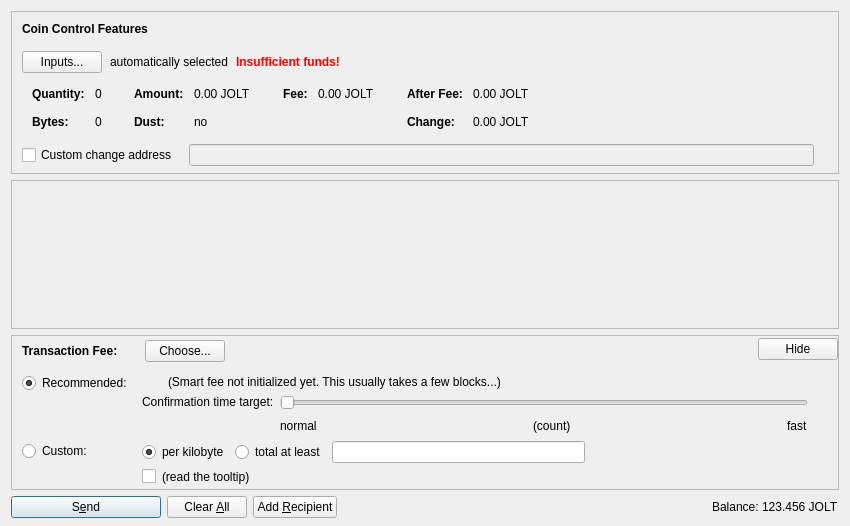
<?xml version="1.0" encoding="UTF-8"?>
<ui version="4.0">
 <class>SendCoinsDialog</class>
 <widget class="QDialog" name="SendCoinsDialog">
  <property name="geometry">
   <rect>
    <x>0</x>
    <y>0</y>
    <width>850</width>
    <height>526</height>
   </rect>
  </property>
  <property name="windowTitle">
   <string>Send Coins</string>
  </property>
  <layout class="QVBoxLayout" name="verticalLayout" stretch="0,1,0,0">
   <property name="bottomMargin">
    <number>8</number>
   </property>
   <item>
    <widget class="QFrame" name="frameCoinControl">
     <property name="sizePolicy">
      <sizepolicy hsizetype="Expanding" vsizetype="Expanding">
       <horstretch>0</horstretch>
       <verstretch>0</verstretch>
      </sizepolicy>
     </property>
     <property name="maximumSize">
      <size>
       <width>16777215</width>
       <height>16777215</height>
      </size>
     </property>
     <property name="frameShape">
      <enum>QFrame::StyledPanel</enum>
     </property>
     <property name="frameShadow">
      <enum>QFrame::Sunken</enum>
     </property>
     <layout class="QVBoxLayout" name="verticalLayoutCoinControl2">
      <property name="spacing">
       <number>0</number>
      </property>
      <property name="leftMargin">
       <number>0</number>
      </property>
      <property name="topMargin">
       <number>0</number>
      </property>
      <property name="rightMargin">
       <number>0</number>
      </property>
      <property name="bottomMargin">
       <number>6</number>
      </property>
      <item>
       <layout class="QVBoxLayout" name="verticalLayoutCoinControl" stretch="0,0,0,0,1">
        <property name="spacing">
         <number>0</number>
        </property>
        <property name="leftMargin">
         <number>10</number>
        </property>
        <property name="topMargin">
         <number>10</number>
        </property>
        <item>
         <layout class="QHBoxLayout" name="horizontalLayoutCoinControl1">
          <property name="bottomMargin">
           <number>15</number>
          </property>
          <item>
           <widget class="QLabel" name="labelCoinControlFeatures">
            <property name="sizePolicy">
             <sizepolicy hsizetype="Preferred" vsizetype="Maximum">
              <horstretch>0</horstretch>
              <verstretch>0</verstretch>
             </sizepolicy>
            </property>
            <property name="font">
             <font>
              <weight>75</weight>
              <bold>true</bold>
             </font>
            </property>
            <property name="styleSheet">
             <string notr="true">font-weight:bold;</string>
            </property>
            <property name="text">
             <string>Coin Control Features</string>
            </property>
           </widget>
          </item>
         </layout>
        </item>
        <item>
         <layout class="QHBoxLayout" name="horizontalLayoutCoinControl2" stretch="0,0,0,0">
          <property name="spacing">
           <number>8</number>
          </property>
          <property name="bottomMargin">
           <number>10</number>
          </property>
          <item>
           <widget class="QPushButton" name="pushButtonCoinControl">
            <property name="styleSheet">
             <string notr="true"/>
            </property>
            <property name="text">
             <string>Inputs...</string>
            </property>
            <property name="autoDefault">
             <bool>false</bool>
            </property>
           </widget>
          </item>
          <item>
           <widget class="QLabel" name="labelCoinControlAutomaticallySelected">
            <property name="text">
             <string>automatically selected</string>
            </property>
            <property name="margin">
             <number>5</number>
            </property>
           </widget>
          </item>
          <item>
           <widget class="QLabel" name="labelCoinControlInsuffFunds">
            <property name="font">
             <font>
              <weight>75</weight>
              <bold>true</bold>
             </font>
            </property>
            <property name="styleSheet">
             <string notr="true">color:red;font-weight:bold;</string>
            </property>
            <property name="text">
             <string>Insufficient funds!</string>
            </property>
            <property name="margin">
             <number>5</number>
            </property>
           </widget>
          </item>
          <item>
           <spacer name="horizontalSpacerCoinControl">
            <property name="orientation">
             <enum>Qt::Horizontal</enum>
            </property>
            <property name="sizeHint" stdset="0">
             <size>
              <width>40</width>
              <height>1</height>
             </size>
            </property>
           </spacer>
          </item>
         </layout>
        </item>
        <item>
         <widget class="QWidget" name="widgetCoinControl" native="true">
          <property name="sizePolicy">
           <sizepolicy hsizetype="Preferred" vsizetype="Preferred">
            <horstretch>0</horstretch>
            <verstretch>0</verstretch>
           </sizepolicy>
          </property>
          <property name="minimumSize">
           <size>
            <width>0</width>
            <height>0</height>
           </size>
          </property>
          <property name="styleSheet">
           <string notr="true"/>
          </property>
          <layout class="QHBoxLayout" name="horizontalLayoutCoinControl5">
           <property name="leftMargin">
            <number>0</number>
           </property>
           <property name="topMargin">
            <number>0</number>
           </property>
           <property name="rightMargin">
            <number>0</number>
           </property>
           <property name="bottomMargin">
            <number>0</number>
           </property>
           <item>
            <layout class="QHBoxLayout" name="horizontalLayoutCoinControl3" stretch="0,0,0,1">
             <property name="spacing">
              <number>20</number>
             </property>
             <property name="topMargin">
              <number>0</number>
             </property>
             <property name="bottomMargin">
              <number>10</number>
             </property>
             <item>
              <layout class="QFormLayout" name="formLayoutCoinControl1">
               <property name="horizontalSpacing">
                <number>10</number>
               </property>
               <property name="verticalSpacing">
                <number>14</number>
               </property>
               <property name="leftMargin">
                <number>10</number>
               </property>
               <property name="topMargin">
                <number>4</number>
               </property>
               <property name="rightMargin">
                <number>6</number>
               </property>
               <item row="0" column="0">
                <widget class="QLabel" name="labelCoinControlQuantityText">
                 <property name="font">
                  <font>
                   <weight>75</weight>
                   <bold>true</bold>
                  </font>
                 </property>
                 <property name="text">
                  <string>Quantity:</string>
                 </property>
                 <property name="margin">
                  <number>0</number>
                 </property>
                </widget>
               </item>
               <item row="0" column="1">
                <widget class="QLabel" name="labelCoinControlQuantity">
                 <property name="cursor">
                  <cursorShape>IBeamCursor</cursorShape>
                 </property>
                 <property name="contextMenuPolicy">
                  <enum>Qt::ActionsContextMenu</enum>
                 </property>
                 <property name="text">
                  <string notr="true">0</string>
                 </property>
                 <property name="margin">
                  <number>0</number>
                 </property>
                 <property name="textInteractionFlags">
                  <set>Qt::LinksAccessibleByMouse|Qt::TextSelectableByKeyboard|Qt::TextSelectableByMouse</set>
                 </property>
                </widget>
               </item>
               <item row="1" column="0">
                <widget class="QLabel" name="labelCoinControlBytesText">
                 <property name="font">
                  <font>
                   <weight>75</weight>
                   <bold>true</bold>
                  </font>
                 </property>
                 <property name="text">
                  <string>Bytes:</string>
                 </property>
                </widget>
               </item>
               <item row="1" column="1">
                <widget class="QLabel" name="labelCoinControlBytes">
                 <property name="cursor">
                  <cursorShape>IBeamCursor</cursorShape>
                 </property>
                 <property name="contextMenuPolicy">
                  <enum>Qt::ActionsContextMenu</enum>
                 </property>
                 <property name="text">
                  <string notr="true">0</string>
                 </property>
                 <property name="textInteractionFlags">
                  <set>Qt::LinksAccessibleByMouse|Qt::TextSelectableByKeyboard|Qt::TextSelectableByMouse</set>
                 </property>
                </widget>
               </item>
              </layout>
             </item>
             <item>
              <layout class="QFormLayout" name="formLayoutCoinControl2">
               <property name="horizontalSpacing">
                <number>10</number>
               </property>
               <property name="verticalSpacing">
                <number>14</number>
               </property>
               <property name="leftMargin">
                <number>6</number>
               </property>
               <property name="topMargin">
                <number>4</number>
               </property>
               <property name="rightMargin">
                <number>6</number>
               </property>
               <item row="0" column="0">
                <widget class="QLabel" name="labelCoinControlAmountText">
                 <property name="font">
                  <font>
                   <weight>75</weight>
                   <bold>true</bold>
                  </font>
                 </property>
                 <property name="text">
                  <string>Amount:</string>
                 </property>
                 <property name="margin">
                  <number>0</number>
                 </property>
                </widget>
               </item>
               <item row="0" column="1">
                <widget class="QLabel" name="labelCoinControlAmount">
                 <property name="cursor">
                  <cursorShape>IBeamCursor</cursorShape>
                 </property>
                 <property name="contextMenuPolicy">
                  <enum>Qt::ActionsContextMenu</enum>
                 </property>
                 <property name="text">
                  <string notr="true">0.00 JOLT</string>
                 </property>
                 <property name="textInteractionFlags">
                  <set>Qt::LinksAccessibleByMouse|Qt::TextSelectableByKeyboard|Qt::TextSelectableByMouse</set>
                 </property>
                </widget>
               </item>
               <item row="1" column="0">
                <widget class="QLabel" name="labelCoinControlLowOutputText">
                 <property name="font">
                  <font>
                   <weight>75</weight>
                   <bold>true</bold>
                  </font>
                 </property>
                 <property name="text">
                  <string>Dust:</string>
                 </property>
                </widget>
               </item>
               <item row="1" column="1">
                <widget class="QLabel" name="labelCoinControlLowOutput">
                 <property name="cursor">
                  <cursorShape>IBeamCursor</cursorShape>
                 </property>
                 <property name="contextMenuPolicy">
                  <enum>Qt::ActionsContextMenu</enum>
                 </property>
                 <property name="text">
                  <string notr="true">no</string>
                 </property>
                 <property name="textInteractionFlags">
                  <set>Qt::LinksAccessibleByMouse|Qt::TextSelectableByKeyboard|Qt::TextSelectableByMouse</set>
                 </property>
                </widget>
               </item>
              </layout>
             </item>
             <item>
              <layout class="QFormLayout" name="formLayoutCoinControl3">
               <property name="horizontalSpacing">
                <number>10</number>
               </property>
               <property name="verticalSpacing">
                <number>14</number>
               </property>
               <property name="leftMargin">
                <number>6</number>
               </property>
               <property name="topMargin">
                <number>4</number>
               </property>
               <property name="rightMargin">
                <number>6</number>
               </property>
               <item row="0" column="0">
                <widget class="QLabel" name="labelCoinControlFeeText">
                 <property name="font">
                  <font>
                   <weight>75</weight>
                   <bold>true</bold>
                  </font>
                 </property>
                 <property name="text">
                  <string>Fee:</string>
                 </property>
                 <property name="margin">
                  <number>0</number>
                 </property>
                </widget>
               </item>
               <item row="0" column="1">
                <widget class="QLabel" name="labelCoinControlFee">
                 <property name="cursor">
                  <cursorShape>IBeamCursor</cursorShape>
                 </property>
                 <property name="contextMenuPolicy">
                  <enum>Qt::ActionsContextMenu</enum>
                 </property>
                 <property name="text">
                  <string notr="true">0.00 JOLT</string>
                 </property>
                 <property name="textInteractionFlags">
                  <set>Qt::LinksAccessibleByMouse|Qt::TextSelectableByKeyboard|Qt::TextSelectableByMouse</set>
                 </property>
                </widget>
               </item>
              </layout>
             </item>
             <item>
              <layout class="QFormLayout" name="formLayoutCoinControl4">
               <property name="horizontalSpacing">
                <number>10</number>
               </property>
               <property name="verticalSpacing">
                <number>14</number>
               </property>
               <property name="leftMargin">
                <number>6</number>
               </property>
               <property name="topMargin">
                <number>4</number>
               </property>
               <property name="rightMargin">
                <number>6</number>
               </property>
               <item row="0" column="0">
                <widget class="QLabel" name="labelCoinControlAfterFeeText">
                 <property name="font">
                  <font>
                   <weight>75</weight>
                   <bold>true</bold>
                  </font>
                 </property>
                 <property name="text">
                  <string>After Fee:</string>
                 </property>
                 <property name="margin">
                  <number>0</number>
                 </property>
                </widget>
               </item>
               <item row="0" column="1">
                <widget class="QLabel" name="labelCoinControlAfterFee">
                 <property name="cursor">
                  <cursorShape>IBeamCursor</cursorShape>
                 </property>
                 <property name="contextMenuPolicy">
                  <enum>Qt::ActionsContextMenu</enum>
                 </property>
                 <property name="text">
                  <string notr="true">0.00 JOLT</string>
                 </property>
                 <property name="textInteractionFlags">
                  <set>Qt::LinksAccessibleByMouse|Qt::TextSelectableByKeyboard|Qt::TextSelectableByMouse</set>
                 </property>
                </widget>
               </item>
               <item row="1" column="0">
                <widget class="QLabel" name="labelCoinControlChangeText">
                 <property name="font">
                  <font>
                   <weight>75</weight>
                   <bold>true</bold>
                  </font>
                 </property>
                 <property name="text">
                  <string>Change:</string>
                 </property>
                </widget>
               </item>
               <item row="1" column="1">
                <widget class="QLabel" name="labelCoinControlChange">
                 <property name="cursor">
                  <cursorShape>IBeamCursor</cursorShape>
                 </property>
                 <property name="contextMenuPolicy">
                  <enum>Qt::ActionsContextMenu</enum>
                 </property>
                 <property name="text">
                  <string notr="true">0.00 JOLT</string>
                 </property>
                 <property name="textInteractionFlags">
                  <set>Qt::LinksAccessibleByMouse|Qt::TextSelectableByKeyboard|Qt::TextSelectableByMouse</set>
                 </property>
                </widget>
               </item>
              </layout>
             </item>
            </layout>
           </item>
          </layout>
         </widget>
        </item>
        <item>
         <layout class="QHBoxLayout" name="horizontalLayoutCoinControl4" stretch="0,0,0">
          <property name="spacing">
           <number>12</number>
          </property>
          <property name="sizeConstraint">
           <enum>QLayout::SetDefaultConstraint</enum>
          </property>
          <property name="topMargin">
           <number>5</number>
          </property>
          <property name="rightMargin">
           <number>5</number>
          </property>
          <item>
           <widget class="QCheckBox" name="checkBoxCoinControlChange">
            <property name="toolTip">
             <string>If this is activated, but the change address is empty or invalid, change will be sent to a newly generated address.</string>
            </property>
            <property name="text">
             <string>Custom change address</string>
            </property>
           </widget>
          </item>
          <item>
           <widget class="QValidatedLineEdit" name="lineEditCoinControlChange">
            <property name="enabled">
             <bool>false</bool>
            </property>
            <property name="sizePolicy">
             <sizepolicy hsizetype="Expanding" vsizetype="Fixed">
              <horstretch>0</horstretch>
              <verstretch>0</verstretch>
             </sizepolicy>
            </property>
           </widget>
          </item>
          <item>
           <widget class="QLabel" name="labelCoinControlChangeLabel">
            <property name="sizePolicy">
             <sizepolicy hsizetype="Preferred" vsizetype="Expanding">
              <horstretch>0</horstretch>
              <verstretch>0</verstretch>
             </sizepolicy>
            </property>
            <property name="minimumSize">
             <size>
              <width>0</width>
              <height>0</height>
             </size>
            </property>
            <property name="text">
             <string/>
            </property>
            <property name="margin">
             <number>3</number>
            </property>
           </widget>
          </item>
         </layout>
        </item>
        <item>
         <spacer name="verticalSpacerCoinControl">
          <property name="orientation">
           <enum>Qt::Vertical</enum>
          </property>
          <property name="sizeHint" stdset="0">
           <size>
            <width>800</width>
            <height>1</height>
           </size>
          </property>
         </spacer>
        </item>
       </layout>
      </item>
     </layout>
    </widget>
   </item>
   <item>
    <widget class="QScrollArea" name="scrollArea">
     <property name="widgetResizable">
      <bool>true</bool>
     </property>
     <widget class="QWidget" name="scrollAreaWidgetContents">
      <property name="geometry">
       <rect>
        <x>0</x>
        <y>0</y>
        <width>830</width>
        <height>104</height>
       </rect>
      </property>
      <layout class="QVBoxLayout" name="verticalLayout_2" stretch="0,1">
       <property name="leftMargin">
        <number>0</number>
       </property>
       <property name="topMargin">
        <number>0</number>
       </property>
       <property name="rightMargin">
        <number>0</number>
       </property>
       <property name="bottomMargin">
        <number>0</number>
       </property>
       <item>
        <layout class="QVBoxLayout" name="entries">
         <property name="spacing">
          <number>6</number>
         </property>
        </layout>
       </item>
       <item>
        <spacer name="verticalSpacer">
         <property name="orientation">
          <enum>Qt::Vertical</enum>
         </property>
         <property name="sizeHint" stdset="0">
          <size>
           <width>20</width>
           <height>40</height>
          </size>
         </property>
        </spacer>
       </item>
      </layout>
     </widget>
    </widget>
   </item>
   <item>
    <widget class="QFrame" name="frameFee">
     <property name="sizePolicy">
      <sizepolicy hsizetype="Expanding" vsizetype="Expanding">
       <horstretch>0</horstretch>
       <verstretch>0</verstretch>
      </sizepolicy>
     </property>
     <property name="maximumSize">
      <size>
       <width>16777215</width>
       <height>16777215</height>
      </size>
     </property>
     <property name="frameShape">
      <enum>QFrame::StyledPanel</enum>
     </property>
     <property name="frameShadow">
      <enum>QFrame::Sunken</enum>
     </property>
     <layout class="QVBoxLayout" name="verticalLayoutFee1">
      <property name="spacing">
       <number>0</number>
      </property>
      <property name="leftMargin">
       <number>0</number>
      </property>
      <property name="topMargin">
       <number>0</number>
      </property>
      <property name="rightMargin">
       <number>0</number>
      </property>
      <property name="bottomMargin">
       <number>0</number>
      </property>
      <item>
       <layout class="QVBoxLayout" name="verticalLayoutFee2" stretch="0,0,0">
        <property name="spacing">
         <number>0</number>
        </property>
        <property name="leftMargin">
         <number>10</number>
        </property>
        <property name="topMargin">
         <number>0</number>
        </property>
        <item>
         <layout class="QHBoxLayout" name="horizontalLayoutFee1">
          <property name="bottomMargin">
           <number>0</number>
          </property>
          <item>
           <layout class="QVBoxLayout" name="verticalLayoutFee7">
            <property name="spacing">
             <number>0</number>
            </property>
            <item>
             <spacer name="verticalSpacerSmartFee">
              <property name="orientation">
               <enum>Qt::Vertical</enum>
              </property>
              <property name="sizeType">
               <enum>QSizePolicy::Fixed</enum>
              </property>
              <property name="sizeHint" stdset="0">
               <size>
                <width>1</width>
                <height>4</height>
               </size>
              </property>
             </spacer>
            </item>
            <item>
             <layout class="QHBoxLayout" name="horizontalLayoutSmartFee">
              <property name="spacing">
               <number>10</number>
              </property>
              <item>
               <widget class="QLabel" name="labelFeeHeadline">
                <property name="sizePolicy">
                 <sizepolicy hsizetype="Preferred" vsizetype="Maximum">
                  <horstretch>0</horstretch>
                  <verstretch>0</verstretch>
                 </sizepolicy>
                </property>
                <property name="font">
                 <font>
                  <weight>75</weight>
                  <bold>true</bold>
                 </font>
                </property>
                <property name="styleSheet">
                 <string notr="true">font-weight:bold;</string>
                </property>
                <property name="text">
                 <string>Transaction Fee:</string>
                </property>
               </widget>
              </item>
              <item>
               <widget class="QLabel" name="labelFeeMinimized">
                <property name="text">
                 <string/>
                </property>
               </widget>
              </item>
              <item>
               <widget class="QPushButton" name="buttonChooseFee">
                <property name="text">
                 <string>Choose...</string>
                </property>
               </widget>
              </item>
             </layout>
            </item>
            <item>
             <spacer name="verticalSpacer_5">
              <property name="orientation">
               <enum>Qt::Vertical</enum>
              </property>
              <property name="sizeHint" stdset="0">
               <size>
                <width>1</width>
                <height>1</height>
               </size>
              </property>
             </spacer>
            </item>
           </layout>
          </item>
          <item>
           <spacer name="horizontalSpacer_4">
            <property name="orientation">
             <enum>Qt::Horizontal</enum>
            </property>
            <property name="sizeHint" stdset="0">
             <size>
              <width>40</width>
              <height>20</height>
             </size>
            </property>
           </spacer>
          </item>
          <item>
           <widget class="QPushButton" name="buttonMinimizeFee">
            <property name="toolTip">
             <string>collapse fee-settings</string>
            </property>
            <property name="text">
             <string>Hide</string>
            </property>
           </widget>
          </item>
         </layout>
        </item>
        <item>
         <widget class="QFrame" name="frameFeeSelection">
          <layout class="QVBoxLayout" name="verticalLayoutFee12">
           <property name="spacing">
            <number>0</number>
           </property>
           <property name="leftMargin">
            <number>0</number>
           </property>
           <property name="topMargin">
            <number>0</number>
           </property>
           <property name="rightMargin">
            <number>0</number>
           </property>
           <property name="bottomMargin">
            <number>0</number>
           </property>
           <item>
            <layout class="QGridLayout" name="gridLayoutFee">
             <property name="topMargin">
              <number>10</number>
             </property>
             <property name="bottomMargin">
              <number>4</number>
             </property>
             <property name="horizontalSpacing">
              <number>10</number>
             </property>
             <property name="verticalSpacing">
              <number>4</number>
             </property>
             <item row="1" column="1">
              <layout class="QVBoxLayout" name="verticalLayoutFee8">
               <property name="spacing">
                <number>6</number>
               </property>
               <item>
                <layout class="QHBoxLayout" name="horizontalLayoutFee13">
                 <item>
                  <widget class="QRadioButton" name="radioCustomPerKilobyte">
                   <property name="toolTip">
                    <string>If the custom fee is set to 1000 satoshis and the transaction is only 250 bytes, then &quot;per kilobyte&quot; only pays 250 satoshis in fee, while &quot;total at least&quot; pays 1000 satoshis. For transactions bigger than a kilobyte both pay by kilobyte.</string>
                   </property>
                   <property name="text">
                    <string>per kilobyte</string>
                   </property>
                   <property name="checked">
                    <bool>true</bool>
                   </property>
                   <attribute name="buttonGroup">
                    <string notr="true">groupCustomFee</string>
                   </attribute>
                  </widget>
                 </item>
                 <item>
                  <widget class="QRadioButton" name="radioCustomAtLeast">
                   <property name="toolTip">
                    <string>If the custom fee is set to 1000 satoshis and the transaction is only 250 bytes, then &quot;per kilobyte&quot; only pays 250 satoshis in fee, while &quot;total at least&quot; pays 1000 satoshis. For transactions bigger than a kilobyte both pay by kilobyte.</string>
                   </property>
                   <property name="text">
                    <string>total at least</string>
                   </property>
                   <attribute name="buttonGroup">
                    <string notr="true">groupCustomFee</string>
                   </attribute>
                  </widget>
                 </item>
                 <item>
                  <widget class="BitcoinAmountField" name="customFee"/>
                 </item>
                 <item>
                  <spacer name="horizontalSpacer_6">
                   <property name="orientation">
                    <enum>Qt::Horizontal</enum>
                   </property>
                   <property name="sizeHint" stdset="0">
                    <size>
                     <width>1</width>
                     <height>1</height>
                    </size>
                   </property>
                  </spacer>
                 </item>
                </layout>
               </item>
               <item>
                <layout class="QHBoxLayout" name="horizontalLayoutFee8">
                 <item>
                  <widget class="QCheckBox" name="checkBoxMinimumFee">
                   <property name="toolTip">
                    <string>Paying only the minimum fee is just fine as long as there is less transaction volume than space in the blocks. But be aware that this can end up in a never confirming transaction once there is more demand for jolt transactions than the network can process.</string>
                   </property>
                   <property name="text">
                    <string/>
                   </property>
                  </widget>
                 </item>
                 <item>
                  <widget class="QLabel" name="labelMinFeeWarning">
                   <property name="enabled">
                    <bool>true</bool>
                   </property>
                   <property name="toolTip">
                    <string>Paying only the minimum fee is just fine as long as there is less transaction volume than space in the blocks. But be aware that this can end up in a never confirming transaction once there is more demand for jolt transactions than the network can process.</string>
                   </property>
                   <property name="text">
                    <string>(read the tooltip)</string>
                   </property>
                   <property name="margin">
                    <number>5</number>
                   </property>
                  </widget>
                 </item>
                 <item>
                  <spacer name="horizontalSpacer_2">
                   <property name="orientation">
                    <enum>Qt::Horizontal</enum>
                   </property>
                   <property name="sizeHint" stdset="0">
                    <size>
                     <width>1</width>
                     <height>1</height>
                    </size>
                   </property>
                  </spacer>
                 </item>
                </layout>
               </item>
              </layout>
             </item>
             <item row="0" column="0">
              <layout class="QVBoxLayout" name="verticalLayoutFee4" stretch="0,1">
               <item>
                <widget class="QRadioButton" name="radioSmartFee">
                 <property name="text">
                  <string>Recommended:</string>
                 </property>
                 <property name="checked">
                  <bool>true</bool>
                 </property>
                 <attribute name="buttonGroup">
                  <string notr="true">groupFee</string>
                 </attribute>
                </widget>
               </item>
               <item>
                <spacer name="verticalSpacer_2">
                 <property name="orientation">
                  <enum>Qt::Vertical</enum>
                 </property>
                 <property name="sizeHint" stdset="0">
                  <size>
                   <width>1</width>
                   <height>1</height>
                  </size>
                 </property>
                </spacer>
               </item>
              </layout>
             </item>
             <item row="1" column="0">
              <layout class="QVBoxLayout" name="verticalLayoutFee9" stretch="0,1">
               <item>
                <widget class="QRadioButton" name="radioCustomFee">
                 <property name="text">
                  <string>Custom:</string>
                 </property>
                 <attribute name="buttonGroup">
                  <string notr="true">groupFee</string>
                 </attribute>
                </widget>
               </item>
               <item>
                <spacer name="verticalSpacer_6">
                 <property name="orientation">
                  <enum>Qt::Vertical</enum>
                 </property>
                 <property name="sizeHint" stdset="0">
                  <size>
                   <width>1</width>
                   <height>1</height>
                  </size>
                 </property>
                </spacer>
               </item>
              </layout>
             </item>
             <item row="0" column="1">
              <layout class="QVBoxLayout" name="verticalLayoutFee3" stretch="0,0,1">
               <property name="spacing">
                <number>6</number>
               </property>
               <property name="topMargin">
                <number>2</number>
               </property>
               <item>
                <layout class="QHBoxLayout" name="horizontalLayoutFee12">
                 <item>
                  <widget class="QLabel" name="labelSmartFee">
                   <property name="text">
                    <string/>
                   </property>
                   <property name="margin">
                    <number>2</number>
                   </property>
                  </widget>
                 </item>
                 <item>
                  <widget class="QLabel" name="labelFeeEstimation">
                   <property name="text">
                    <string/>
                   </property>
                  </widget>
                 </item>
                 <item>
                  <widget class="QLabel" name="labelSmartFee2">
                   <property name="text">
                    <string>(Smart fee not initialized yet. This usually takes a few blocks...)</string>
                   </property>
                   <property name="margin">
                    <number>2</number>
                   </property>
                  </widget>
                 </item>
                 <item>
                  <spacer name="horizontalSpacer_5">
                   <property name="orientation">
                    <enum>Qt::Horizontal</enum>
                   </property>
                   <property name="sizeHint" stdset="0">
                    <size>
                     <width>1</width>
                     <height>1</height>
                    </size>
                   </property>
                  </spacer>
                 </item>
                </layout>
               </item>
               <item>
                <layout class="QHBoxLayout" name="horizontalLayoutFee9">
                 <item>
                  <layout class="QVBoxLayout" name="verticalLayoutFee6">
                   <item>
                    <widget class="QLabel" name="labelSmartFee3">
                     <property name="text">
                      <string>Confirmation time target:</string>
                     </property>
                     <property name="margin">
                      <number>2</number>
                     </property>
                    </widget>
                   </item>
                   <item>
                    <spacer name="verticalSpacer_3">
                     <property name="orientation">
                      <enum>Qt::Vertical</enum>
                     </property>
                     <property name="sizeHint" stdset="0">
                      <size>
                       <width>1</width>
                       <height>1</height>
                      </size>
                     </property>
                    </spacer>
                   </item>
                  </layout>
                 </item>
                 <item>
                  <layout class="QVBoxLayout" name="verticalLayoutFee5">
                   <property name="rightMargin">
                    <number>30</number>
                   </property>
                   <item>
                    <widget class="QSlider" name="sliderSmartFee">
                     <property name="minimum">
                      <number>0</number>
                     </property>
                     <property name="maximum">
                      <number>23</number>
                     </property>
                     <property name="pageStep">
                      <number>1</number>
                     </property>
                     <property name="value">
                      <number>0</number>
                     </property>
                     <property name="orientation">
                      <enum>Qt::Horizontal</enum>
                     </property>
                     <property name="invertedAppearance">
                      <bool>false</bool>
                     </property>
                     <property name="invertedControls">
                      <bool>false</bool>
                     </property>
                     <property name="tickPosition">
                      <enum>QSlider::NoTicks</enum>
                     </property>
                    </widget>
                   </item>
                   <item>
                    <layout class="QHBoxLayout" name="horizontalLayoutFee10">
                     <item>
                      <widget class="QLabel" name="labelSmartFeeNormal">
                       <property name="text">
                        <string>normal</string>
                       </property>
                      </widget>
                     </item>
                     <item>
                      <spacer name="horizontalSpacer_7">
                       <property name="orientation">
                        <enum>Qt::Horizontal</enum>
                       </property>
                       <property name="sizeHint" stdset="0">
                        <size>
                         <width>40</width>
                         <height>20</height>
                        </size>
                       </property>
                      </spacer>
                     </item>
                     <item>
                      <widget class="QLabel" name="confirmationTargetLabel">
                       <property name="text">
                        <string notr="true">(count)</string>
                       </property>
                      </widget>
                     </item>
                     <item>
                      <spacer name="horizontalSpacer_3">
                       <property name="orientation">
                        <enum>Qt::Horizontal</enum>
                       </property>
                       <property name="sizeHint" stdset="0">
                        <size>
                         <width>40</width>
                         <height>20</height>
                        </size>
                       </property>
                      </spacer>
                     </item>
                     <item>
                      <widget class="QLabel" name="labelSmartFeeFast">
                       <property name="text">
                        <string>fast</string>
                       </property>
                      </widget>
                     </item>
                    </layout>
                   </item>
                  </layout>
                 </item>
                </layout>
               </item>
               <item>
                <spacer name="verticalSpacer_4">
                 <property name="orientation">
                  <enum>Qt::Vertical</enum>
                 </property>
                 <property name="sizeHint" stdset="0">
                  <size>
                   <width>1</width>
                   <height>1</height>
                  </size>
                 </property>
                </spacer>
               </item>
              </layout>
             </item>
            </layout>
           </item>
          </layout>
         </widget>
        </item>
        <item>
         <spacer name="verticalSpacerFee">
          <property name="orientation">
           <enum>Qt::Vertical</enum>
          </property>
          <property name="sizeHint" stdset="0">
           <size>
            <width>800</width>
            <height>1</height>
           </size>
          </property>
         </spacer>
        </item>
       </layout>
      </item>
     </layout>
    </widget>
   </item>
   <item>
    <layout class="QHBoxLayout" name="horizontalLayout">
     <item>
      <widget class="QPushButton" name="sendButton">
       <property name="minimumSize">
        <size>
         <width>150</width>
         <height>0</height>
        </size>
       </property>
       <property name="toolTip">
        <string>Confirm the send action</string>
       </property>
       <property name="text">
        <string>S&amp;end</string>
       </property>
       <property name="icon">
        <iconset resource="../bitcoin.qrc">
         <normaloff>:/icons/send</normaloff>:/icons/send</iconset>
       </property>
       <property name="autoDefault">
        <bool>false</bool>
       </property>
       <property name="default">
        <bool>true</bool>
       </property>
      </widget>
     </item>
     <item>
      <widget class="QPushButton" name="clearButton">
       <property name="sizePolicy">
        <sizepolicy hsizetype="Minimum" vsizetype="Fixed">
         <horstretch>0</horstretch>
         <verstretch>0</verstretch>
        </sizepolicy>
       </property>
       <property name="toolTip">
        <string>Clear all fields of the form.</string>
       </property>
       <property name="text">
        <string>Clear &amp;All</string>
       </property>
       <property name="icon">
        <iconset resource="../bitcoin.qrc">
         <normaloff>:/icons/remove</normaloff>:/icons/remove</iconset>
       </property>
       <property name="autoDefault">
        <bool>false</bool>
       </property>
      </widget>
     </item>
     <item>
      <widget class="QPushButton" name="addButton">
       <property name="toolTip">
        <string>Send to multiple recipients at once</string>
       </property>
       <property name="text">
        <string>Add &amp;Recipient</string>
       </property>
       <property name="icon">
        <iconset resource="../bitcoin.qrc">
         <normaloff>:/icons/add</normaloff>:/icons/add</iconset>
       </property>
       <property name="autoDefault">
        <bool>false</bool>
       </property>
      </widget>
     </item>
     <item>
      <spacer name="horizontalSpacer">
       <property name="orientation">
        <enum>Qt::Horizontal</enum>
       </property>
       <property name="sizeHint" stdset="0">
        <size>
         <width>40</width>
         <height>20</height>
        </size>
       </property>
      </spacer>
     </item>
     <item>
      <layout class="QHBoxLayout" name="horizontalLayout_2">
       <property name="spacing">
        <number>3</number>
       </property>
       <item>
        <widget class="QLabel" name="label">
         <property name="sizePolicy">
          <sizepolicy hsizetype="Preferred" vsizetype="Fixed">
           <horstretch>0</horstretch>
           <verstretch>0</verstretch>
          </sizepolicy>
         </property>
         <property name="text">
          <string>Balance:</string>
         </property>
        </widget>
       </item>
       <item>
        <widget class="QLabel" name="labelBalance">
         <property name="sizePolicy">
          <sizepolicy hsizetype="Preferred" vsizetype="Fixed">
           <horstretch>0</horstretch>
           <verstretch>0</verstretch>
          </sizepolicy>
         </property>
         <property name="cursor">
          <cursorShape>IBeamCursor</cursorShape>
         </property>
         <property name="text">
          <string notr="true">123.456 JOLT</string>
         </property>
         <property name="textInteractionFlags">
          <set>Qt::LinksAccessibleByMouse|Qt::TextSelectableByKeyboard|Qt::TextSelectableByMouse</set>
         </property>
        </widget>
       </item>
      </layout>
     </item>
    </layout>
   </item>
  </layout>
 </widget>
 <customwidgets>
  <customwidget>
   <class>QValidatedLineEdit</class>
   <extends>QLineEdit</extends>
   <header>qvalidatedlineedit.h</header>
  </customwidget>
  <customwidget>
   <class>BitcoinAmountField</class>
   <extends>QLineEdit</extends>
   <header>bitcoinamountfield.h</header>
   <container>1</container>
  </customwidget>
 </customwidgets>
 <resources>
  <include location="../bitcoin.qrc"/>
 </resources>
 <connections/>
 <buttongroups>
  <buttongroup name="groupFee"/>
  <buttongroup name="groupCustomFee"/>
 </buttongroups>
</ui>
